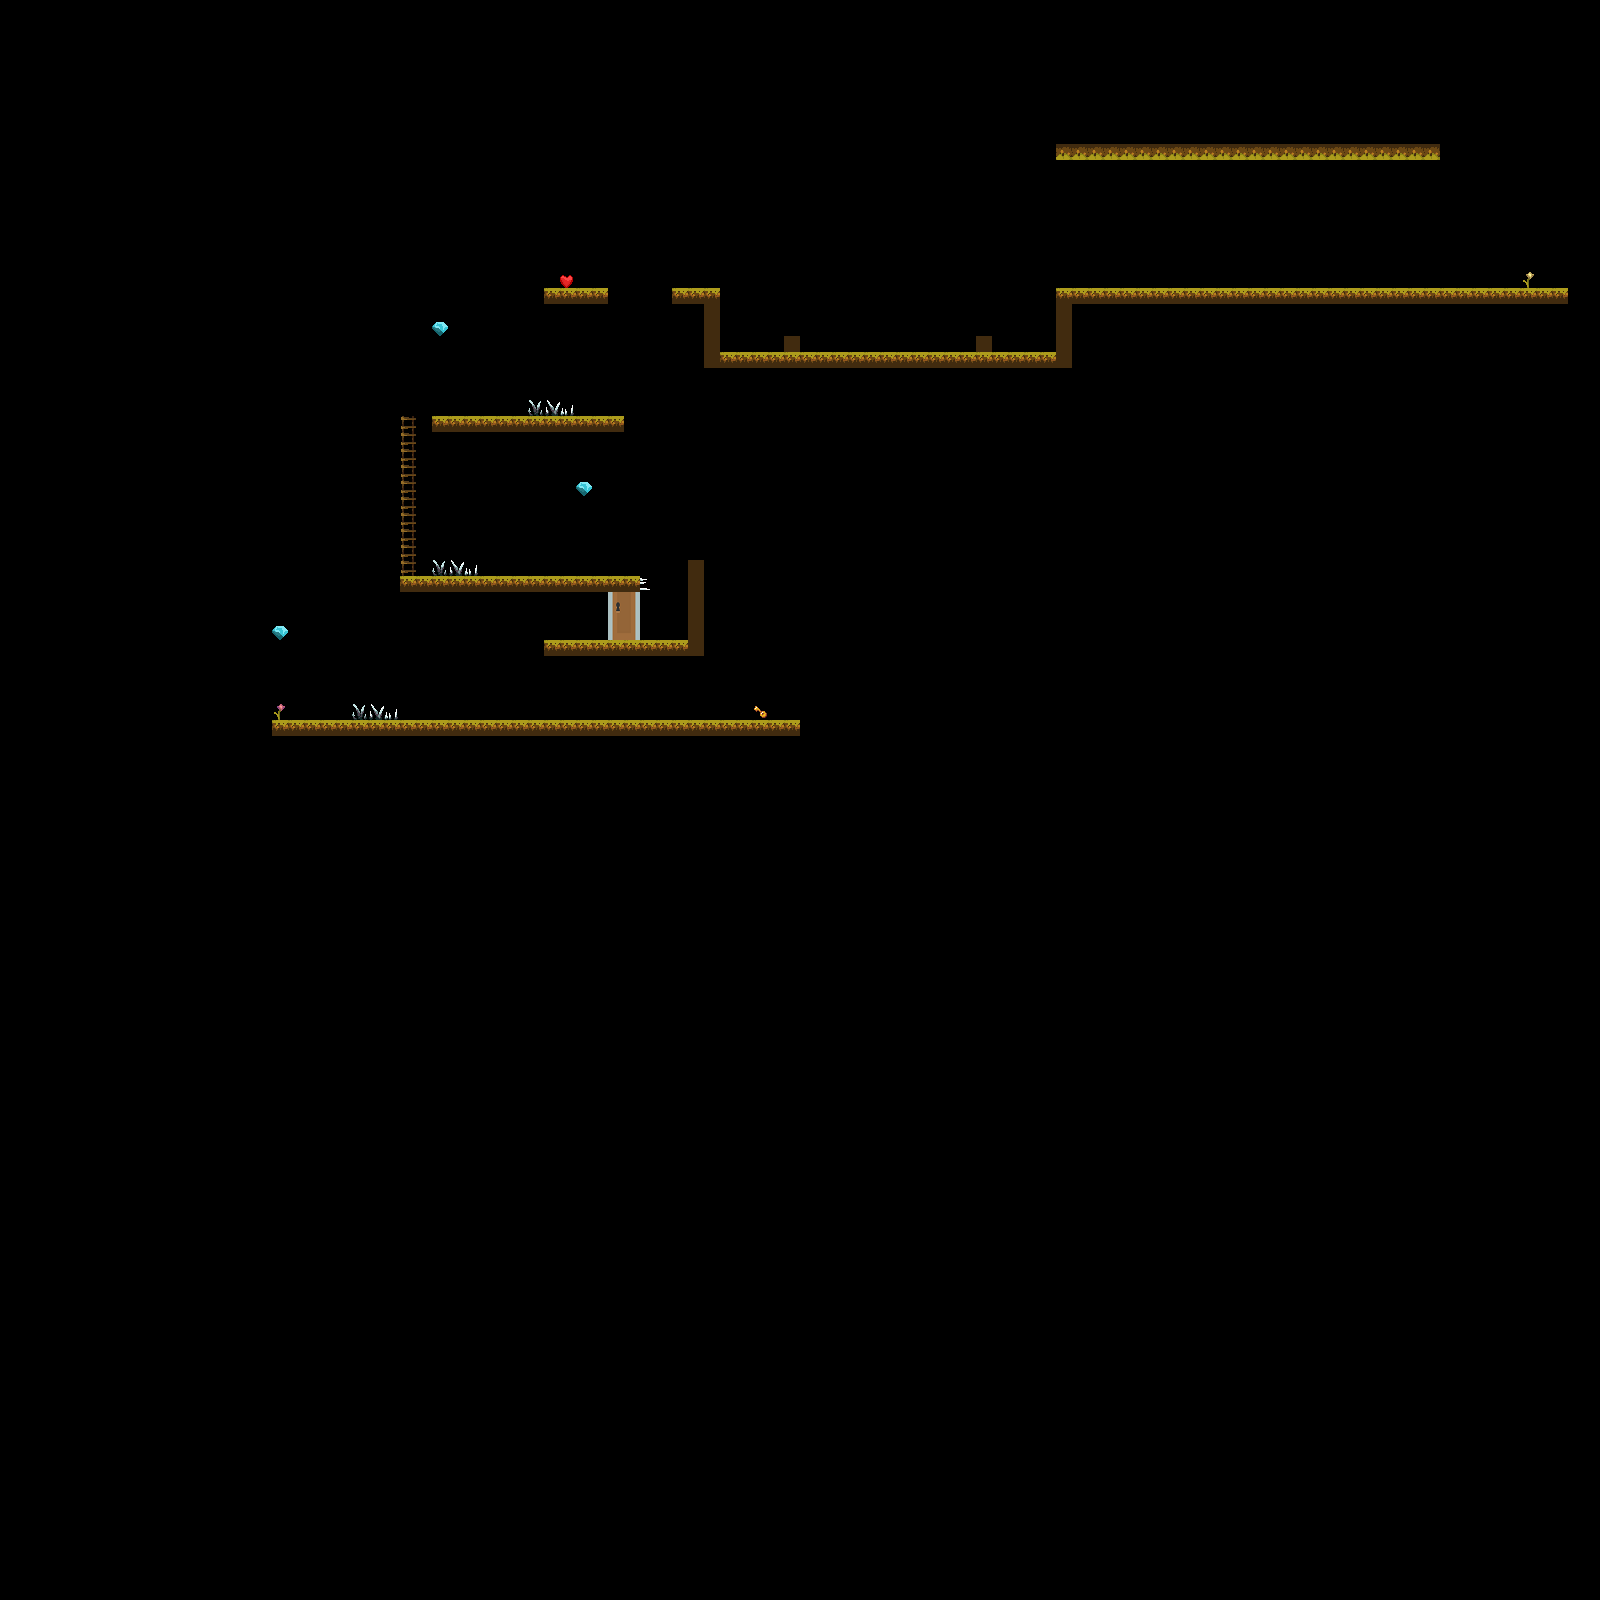

A 2D game scene composited from a Tiled map and its tileset images. What follows is a short description and the map's XML, with each tile layer's data collapsed to a summary:
An orthogonal 100x100 tile map with 16x16 px tiles, 13 tile layers (Checkpoints, Coins, Hearts, Don't Touch, ...), 8 tilesets and 4 objects.

<map version="1.5" tiledversion="1.5.0" orientation="orthogonal" renderorder="left-down" width="100" height="100" tilewidth="16" tileheight="16" infinite="0" nextlayerid="16" nextobjectid="5">
 <tileset firstgid="1" name="Enviroment" tilewidth="16" tileheight="16" tilecount="1170" columns="45">
  <image source="../../images/Environment/Kauzz Forest Tiles/Enviroment.png" width="724" height="416" />
 </tileset>
 <tileset firstgid="1171" source="../../images/Animated Tiles/Diamond.tsx" />
 <tileset firstgid="1184" name="Country_village_props" tilewidth="16" tileheight="16" tilecount="252" columns="21">
  <image source="../../images/Environment/Country-village_asset_pack/1_Tileset &amp; props/Country_village_props.png" width="336" height="192" />
 </tileset>
 <tileset firstgid="1436" name="Door and key" tilewidth="32" tileheight="48" tilecount="1" columns="0">
  <grid orientation="orthogonal" width="1" height="1" />
  <tile id="2">
   <image width="32" height="48" source="../../images/Environment/doorClosed_mid.png" />
  </tile>
 </tileset>
 <tileset firstgid="1439" name="tiny_consumables" tilewidth="16" tileheight="16" tilecount="18" columns="6">
  <image source="../../images/Environment/tiny_consumables.png" width="96" height="48" />
 </tileset>
 <tileset firstgid="1457" name="mainlevbuild" tilewidth="16" tileheight="16" tilecount="4096" columns="64">
  <image source="../../images/Environment/PFantasy_SET1_v1.0/mainlevbuild.png" width="1024" height="1024" />
 </tileset>
 <tileset firstgid="5553" source="../../images/Animated Tiles/Heart.tsx" />
 <tileset firstgid="5559" source="../../images/Animated Tiles/Bat.tsx" />
 <layer id="4" name="Checkpoints" width="100" height="100">
  <data>[10000 cells, 0 non-empty, 0 distinct tile ids]</data>
 </layer>
 <layer id="5" name="Coins" width="100" height="100">
  <data>[10000 cells, 3 non-empty, 1 distinct tile ids]</data>
 </layer>
 <layer id="6" name="Hearts" width="100" height="100">
  <data>[10000 cells, 1 non-empty, 1 distinct tile ids]</data>
 </layer>
 <layer id="7" name="Don't Touch" width="100" height="100">
  <data>[10000 cells, 10 non-empty, 4 distinct tile ids]</data>
 </layer>
 <layer id="8" name="Golden key" width="100" height="100">
  <data>[10000 cells, 1 non-empty, 1 distinct tile ids]</data>
 </layer>
 <layer id="9" name="Golden door" width="100" height="100">
  <data>[10000 cells, 1 non-empty, 1 distinct tile ids]</data>
 </layer>
 <layer id="10" name="Exit" width="100" height="100">
  <data>[10000 cells, 1 non-empty, 1 distinct tile ids]</data>
 </layer>
 <layer id="11" name="Enemy 1" width="100" height="100">
  <data>[10000 cells, 1 non-empty, 1 distinct tile ids]</data>
 </layer>
 <layer id="12" name="Enemy 0" width="100" height="100">
  <data>[10000 cells, 1 non-empty, 1 distinct tile ids]</data>
 </layer>
 <layer id="13" name="Spawn" width="100" height="100">
  <data>[10000 cells, 1 non-empty, 1 distinct tile ids]</data>
 </layer>
 <objectgroup id="14" name="Enemies">
  <object id="3" gid="5581" x="1166" y="283" width="35" height="20">
   <properties>
    <property name="change_y" type="float" value="2" />
   </properties>
  </object>
  <object id="4" gid="5581" x="1377.5" y="258.5" width="35" height="20">
   <properties>
    <property name="change_y" type="float" value="2" />
   </properties>
  </object>
 </objectgroup>
 <objectgroup id="3" name="Moving platforms">
  <object id="1" gid="3" x="624" y="432" width="16" height="16">
   <properties>
    <property name="boundary_bottom" type="float" value="1752" />
    <property name="boundary_top" type="float" value="1992" />
    <property name="change_y" type="float" value="1" />
   </properties>
  </object>
  <object id="2" gid="3" x="640" y="432" width="16" height="16">
   <properties>
    <property name="boundary_bottom" type="float" value="1752" />
    <property name="boundary_top" type="float" value="1992" />
    <property name="change_y" type="float" value="1" />
   </properties>
  </object>
 </objectgroup>
 <layer id="2" name="Platforms" width="100" height="100">
  <data>[10000 cells, 167 non-empty, 3 distinct tile ids]</data>
 </layer>
 <layer id="1" name="Ladders" width="100" height="100">
  <data>[10000 cells, 10 non-empty, 1 distinct tile ids]</data>
 </layer>
 <layer id="15" name="Foreground 1" width="100" height="100">
  <data>[10000 cells, 0 non-empty, 0 distinct tile ids]</data>
 </layer>
</map>
